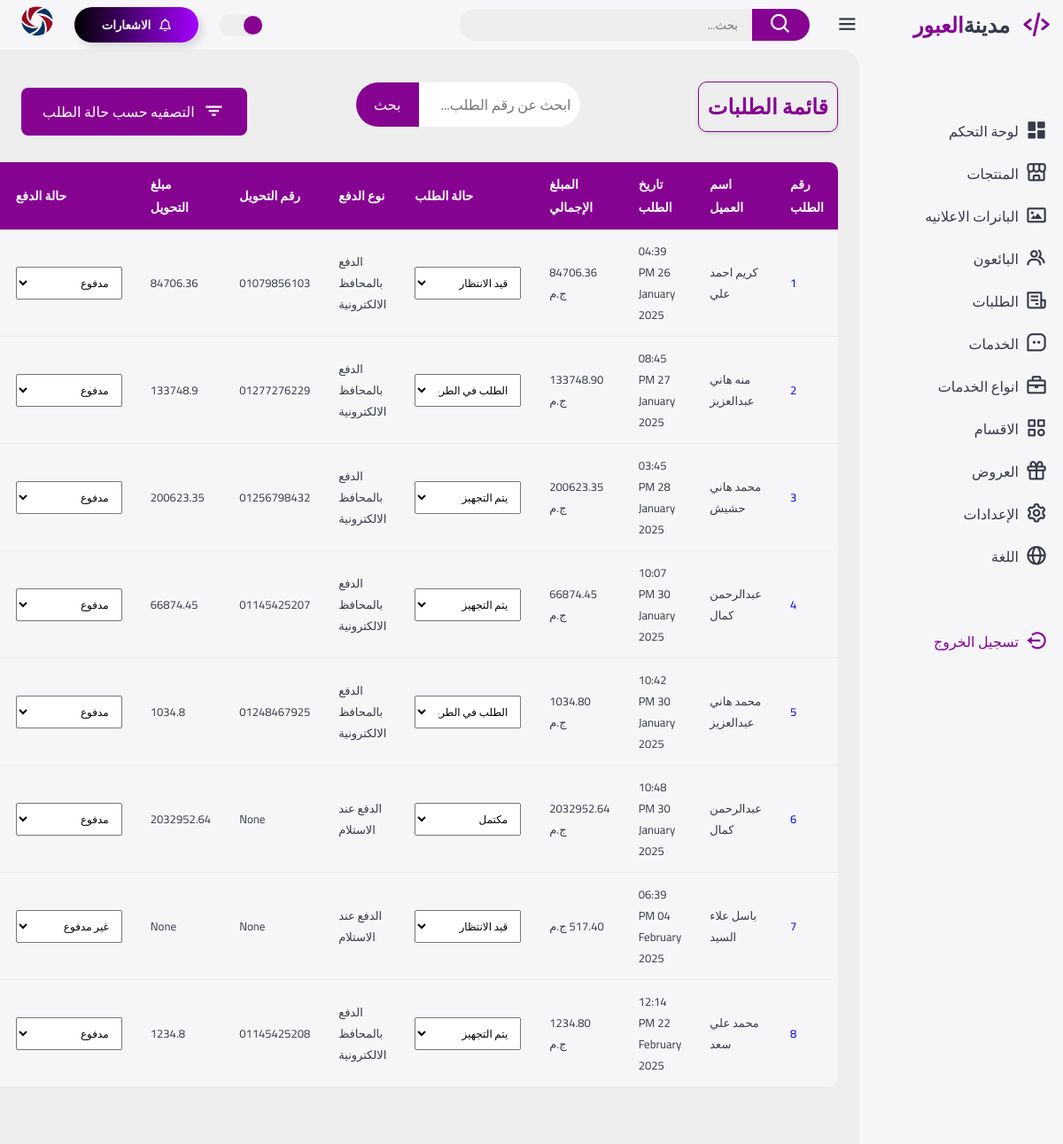
Page /Orders on the committed database.
### appobourcity/models.py (models this page shows, shortened)
class Order(db.Model):
    __tablename__ = 'orders'
    order_id = db.Column(db.Integer, primary_key=True)
    customer_name = db.Column(db.String(255), nullable=False)
    phone = db.Column(db.String(50), nullable=False)
    order_date = db.Column(db.DateTime, default=datetime.now)
    order_status = db.Column(db.String(50), default='pending')  # حالة الطلب
    total_amount = db.Column(db.Float, nullable=False)
    payment_method = db.Column(db.String(50), nullable=False)
    payment_status = db.Column(db.Boolean, default=False)  # حالة الدفع
    latitude = db.Column(db.Float, nullable=True)
    longitude = db.Column(db.Float, nullable=True)
    payment_price = db.Column(db.Float, nullable=False)
    payment_phone = db.Column(db.String(50), nullable=False)
    details = db.relationship('OrderDetail', backref='order', cascade='all, delete-orphan')

### appobourcity/routes.py (the view)
@app.route('/Orders')
def Orders():
    orders = Order.query.all()
    db.session.query(Order).filter(Order.payment_status == 1).update({Order.payment_price: Order.total_amount})
    db.session.commit()
    return render_template('Orders.html' , orders=orders)

### appobourcity/__init__.py (called while the page is built)
@app.before_request
def enable_foreign_keys():
    db.session.execute(text('PRAGMA foreign_keys = ON;'))

### appobourcity/templates/Orders.html (shortened to what this page needs)
<!DOCTYPE html>
<html lang="ar">
<head>
    <link href='https://unpkg.com/boxicons@2.1.4/css/boxicons.min.css' rel='stylesheet'>
    <link href="https://cdn.jsdelivr.net/npm/boxicons@latest/css/boxicons.min.css" rel="stylesheet">
    <link rel="stylesheet" href="static/css/style.css">
    <link rel="stylesheet" href="static/css/orders.css">
<body>
<div class="sidebar">
    <a href="dashboard.html" class="logo">
        <i class='bx bx-code-alt'></i>
        <div class="logo-name"><span>مدينة</span>العبور</div>
    </a>
    <ul class="side-menu">
        <li><a href="/dashboard"><i class='bx bxs-dashboard'></i>لوحة التحكم</a></li>
        <li><a href="/products"><i class='bx bx-store-alt'></i>المنتجات</a></li>
        <li><a href="/banner"><i class='bx bx-image'></i>البانرات الاعلانيه</a></li>
        <li><a href="/sellers"><i class='bx bx-group'></i>البائعون</a></li>
        <li><a href="/Orders"><i class='bx bx-receipt'></i>الطلبات</a></li>
        <li><a href="/services"><i class='bx bx-message-square-dots'></i>الخدمات</a></li>
        <li><a href="/Types_of_services"><i class="bx bx-briefcase"></i>انواع الخدمات</a></li>
        <li><a href="/category"><i class='bx bx-category'></i>الاقسام</a></li>
        <li><a href="/offers_admin"><i class='bx bx-gift'></i>العروض</a></li>
        <li><a href="/settings"><i class='bx bx-cog'></i>الإعدادات</a></li>
        <li><a href="#" id="language-toggle"><i class='bx bx-globe'></i>اللغة</a></li>
    </ul>
    <ul class="side-menu">
        <li>
            <a href="admin.html" class="logout">
                <i class='bx bx-log-out-circle'></i>
                تسجيل الخروج
            </a>
        </li>
    </ul>
</div>
    <div class="content">
        <nav>
            <i class='bx bx-menu'></i>
            <form action="#">
                <div class="form-input" style="direction: rtl; display: flex; align-items: center;">
                    <button class="search-btn" type="submit" style="margin-right: 5px;"><i class='bx bx-search'></i></button>
                    <input type="search" placeholder="بحث..." style="text-align: right;">
                </div>
            </form>
            <label for="theme-toggle" class="theme-toggle"></label>
<a href="/notifications">
    <button class="button">
        الاشعارات
    </button>
</a>
            <a href="settings.html" class="profile">
                <img src="images/logo.png" alt="الملف الشخصي">
            </a>
        </nav>
        <main class="orders-page">
            <div class="header">
                <h2>قائمة الطلبات</h2>
                <div class="search-box">
                    <input
                        type="text"
                        id="orderSearch"
                        class="search-input"
                        placeholder="ابحث عن رقم الطلب..."
                        onkeyup="filterOrdersByOrderNumber()">
                    <button id="searchOrderButton" class="search-button" onclick="filterOrdersByOrderNumber()">بحث</button>
                </div>
                <div class="dropdown">
                    <button class="dropdown-button">
                        <i class='bx bx-filter'></i> التصفيه حسب حالة الطلب
                    </button>
                </div>
            </div>
            <div class="product-list-box">
                <table class="orders-table" id="ordersTable">
                    <thead>
                        <tr>
                            <th>رقم الطلب</th>
                            <th>اسم العميل</th>
                            <th>تاريخ الطلب</th>
                            <th>المبلغ الإجمالي</th>
                            <th>حالة الطلب</th>
                            <th>نوع الدفع</th>
                            <th>رقم التحويل</th>
                            <th>مبلغ التحويل</th>
                            <th>حالة الدفع</th>
                        </tr>
                    </thead>
                    <tbody>
                        {% for orders in orders %}
                        <tr class="order-row" data-status="{{ orders.order_status }}">
                            <td><a href="{{ url_for('order_details_admin', order_id=orders.order_id) }}" class="order-link">{{ orders.order_id }}</a></td>
                            <td>{{ orders.customer_name }}</td>
                            <td>{{ orders.order_date.strftime('%I:%M %p %d %B %Y') }}</td>
                            <td>{{ "%.2f"|format(orders.total_amount) }} ج.م</td>
                            <td>
                                <div class="form-group">
                                    <select id="order-status-select-{{ orders.order_id }}"
                                            class="form-control small-select"
                                            onchange="updateOrderStatus({{ orders.order_id }}, this.value)">
                                        <option class="badge badge-pending" value="pending" {% if orders.order_status == 'pending' %}selected{% endif %}>قيد الانتظار</option>
                                        <option class="badge badge-approved" value="approved" {% if orders.order_status == 'approved' %}selected{% endif %}>مكتمل</option>
                                        <option class="badge badge-startpreper" value="startpreper" {% if orders.order_status == 'startpreper' %}selected{% endif %}>يتم التجهيز</option>
                                        <option class="badge badge-onroad" value="onroad" {% if orders.order_status == 'onroad' %}selected{% endif %}>الطلب في الطريق</option>
                                    </select>
                                </div>
                            </td>
                            <td>
                                {% if orders.payment_method == 'online' %}
                                    الدفع بالمحافظ الالكترونية
                                {% elif orders.payment_method == 'cod' %}
                                    الدفع عند الاستلام
                                {% endif %}
                            </td>
                            <td>{{ orders.payment_phone }}</td>
                            <td>{{ orders.payment_price }}</td>
                            <td>
                                <div class="form-group">
                                    <select id="payment-status-select-{{ orders.order_id }}"
                                            class="form-control small-select"
                                            onchange="updatePaymentStatus({{ orders.order_id }}, this.value)">
                                        <option class="badge badge-paid" value="paid" {% if orders.payment_status %}selected{% endif %}>مدفوع</option>
                                        <option class="badge badge-unpaid" value="unpaid" {% if not orders.payment_status %}selected{% endif %}>غير مدفوع</option>
                                    </select>
                                </div>
                            </td>
                        </tr>
                        {% endfor %}
                    </tbody>
                </table>
            </div>
        </main>
    </div>
</body>
</html>

### appobourcity/static/css/style.css (style rules this page uses)
:root { --light: #f6f6f9; --primary: #860392; --light-primary: #2E073F; --grey: #eee; --dark-grey: #860392; --dark: #363949; --danger: #860392; --light-danger: #FECDD3; --warning: #FBC02D; --light-warning: #FFF2C6; --success: #860392; --light-success: #a600ff; }
* { margin: 0; padding: 0; box-sizing: border-box; font-family: 'Cairo', sans-serif; }
.bx { font-size: 1.7rem; }
a { text-decoration: none; }
li { list-style: none; }
html { overflow-x: hidden; }
body { background: var(--grey); overflow-x: hidden; direction: rtl; }
.sidebar { position: fixed; top: 0; right: 0; background: var(--light); width: 230px; height: 100%; z-index: 2000; overflow-x: hidden; scrollbar-width: none; transition: all 0.3s ease; }
.sidebar .logo { font-size: 24px; font-weight: 700; height: 56px; display: flex; align-items: center; color: var(--primary); z-index: 500; padding-bottom: 20px; box-sizing: content-box; }
.sidebar .logo .logo-name span { color: var(--dark); }
.sidebar .logo .bx { min-width: 60px; display: flex; justify-content: center; font-size: 2.2rem; }
.sidebar .side-menu { width: 100%; margin-top: 48px; }
.sidebar .side-menu li { height: 48px; background: transparent; margin-right: 6px; border-radius: 48px 0 0 48px; padding: 4px; }
.sidebar .side-menu li a { width: 100%; height: 100%; background: var(--light); display: flex; align-items: center; border-radius: 48px; font-size: 16px; color: var(--dark); white-space: nowrap; overflow-x: hidden; transition: all 0.3s ease; }
.sidebar .side-menu li a .bx { min-width: calc(60px - ((4px + 6px) * 2)); display: flex; font-size: 1.6rem; justify-content: center; }
.sidebar .side-menu li a.logout { color: var(--danger); }
.content { position: relative; width: calc(100% - 230px); right: 230px; transition: all 0.3s ease; }
.content nav { height: 56px; background: var(--light); padding: 0 0 0 24px; display: flex; align-items: center; grid-gap: 24px; position: sticky; top: 0; right: 0; z-index: 1000; }
.content nav::before { content: ""; position: absolute; width: 40px; height: 40px; bottom: -40px; right: 0; border-radius: 50%; box-shadow: 20px -20px 0 var(--light); }
.content nav a { color: var(--dark); }
.content nav .bx.bx-menu { cursor: pointer; color: var(--dark); }
.content nav form { max-width: 400px; width: 100%; margin-left: auto; }
.content nav form .form-input { display: flex; align-items: center; height: 36px; }
.content nav form .form-input input { flex-grow: 1; padding: 0 16px; height: 100%; border: none; background: var(--grey); border-radius: 36px 0 0 36px; outline: none; width: 100%; color: var(--dark); }
.content nav form .form-input button { width: 80px; height: 100%; display: flex; justify-content: center; align-items: center; background: var(--primary); color: var(--light); font-size: 18px; border: none; outline: none; border-radius: 0 36px 36px 0; cursor: pointer; }
.content nav .profile img { width: 36px; height: 36px; object-fit: cover; border-radius: 50%; }
.content nav .theme-toggle { display: block; min-width: 50px; height: 25px; background: var(--grey); cursor: pointer; position: relative; border-radius: 25px; }
.content nav .theme-toggle::before { content: ""; position: absolute; top: 2px; right: 2px; bottom: 2px; width: calc(25px - 4px); background: var(--primary); border-radius: 50%; transition: all 0.3s ease; }
.content main { width: 100%; padding: 36px 24px; max-height: calc(100vh - 56px); }
.content main .header { display: flex; align-items: center; justify-content: space-between; grid-gap: 16px; flex-wrap: wrap; }
.button { width: 140px; height: 40px; display: flex; align-items: center; justify-content: center; gap: 10px; background: linear-gradient(to left,#a600ff,#000000); border-radius: 30px; color: rgb(255, 255, 255); font-weight: 600; border: none; position: relative; cursor: pointer; transition-duration: .2s; box-shadow: 5px 5px 10px rgba(0, 0, 0, 0.116); }
.bell { width: 13px; }
.theme-toggle { position: relative; display: inline-block; width: 50px; height: 28px; }

### appobourcity/templates/Orders.html (style rules this page uses)
.search-box { display: flex; align-items: center; margin-bottom: 15px; }
.search-input { padding: 10px; width: 100%; max-width: 400px; font-size: 16px; border: #ccc; border-radius: 0px 80px 80px 0px; margin-right: 10px; }
.search-button { padding: 10px 20px; background-color: #860392; color: white; border: none; border-radius: 80px 0px 0px 80px; cursor: pointer; font-size: 16px; }

### rows in the picture
Order: order_id "1", customer_name "كريم احمد علي", order_date "04:39 PM 26 January 2025", total_amount "84706.36", order_status+order_id "قيد الانتظار", payment_method "الدفع بالمحافظ الالكترونية", payment_phone "01079856103", payment_price "84706.36", payment_status+order_id "مدفوع"
Order: order_id "2", customer_name "منه هاني عبدالعزيز", order_date "08:45 PM 27 January 2025", total_amount "133748.90", order_status+order_id "الطلب في الطريق", payment_method "الدفع بالمحافظ الالكترونية", payment_phone "01277276229", payment_price "133748.9", payment_status+order_id "مدفوع"
Order: order_id "3", customer_name "محمد هاني حشيش", order_date "03:45 PM 28 January 2025", total_amount "200623.35", order_status+order_id "يتم التجهيز", payment_method "الدفع بالمحافظ الالكترونية", payment_phone "01256798432", payment_price "200623.35", payment_status+order_id "مدفوع"
Order: order_id "4", customer_name "عبدالرحمن كمال", order_date "10:07 PM 30 January 2025", total_amount "66874.45", order_status+order_id "يتم التجهيز", payment_method "الدفع بالمحافظ الالكترونية", payment_phone "01145425207", payment_price "66874.45", payment_status+order_id "مدفوع"
Order: order_id "5", customer_name "محمد هاني عبدالعزيز", order_date "10:42 PM 30 January 2025", total_amount "1034.80", order_status+order_id "الطلب في الطريق", payment_method "الدفع بالمحافظ الالكترونية", payment_phone "01248467925", payment_price "1034.8", payment_status+order_id "مدفوع"
Order: order_id "6", customer_name "عبدالرحمن كمال", order_date "10:48 PM 30 January 2025", total_amount "2032952.64", order_status+order_id "مكتمل", payment_method "الدفع عند الاستلام", payment_phone "None", payment_price "2032952.64", payment_status+order_id "مدفوع"
Order: order_id "7", customer_name "باسل علاء السيد", order_date "06:39 PM 04 February 2025", total_amount "517.40", order_status+order_id "قيد الانتظار", payment_method "الدفع عند الاستلام", payment_phone "None", payment_price "None", payment_status+order_id "غير مدفوع"
Order: order_id "8", customer_name "محمد علي سعد", order_date "12:14 PM 22 February 2025", total_amount "1234.80", order_status+order_id "يتم التجهيز", payment_method "الدفع بالمحافظ الالكترونية", payment_phone "01145425208", payment_price "1234.8", payment_status+order_id "مدفوع"
